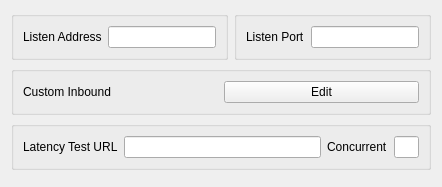
                    <widget class="QWidget" name="tab_1">
                        <attribute name="title">
                            <string>Common</string>
                        </attribute>
                        <layout class="QVBoxLayout" name="verticalLayout_2">
                            <item>
                                <layout class="QHBoxLayout" name="hlayout_l1">
                                    <item>
                                        <widget class="QGroupBox" name="horizontalGroupBox_3">
                                            <layout class="QHBoxLayout" name="horizontalLayout_19">
                                                <item>
                                                    <widget class="QLabel" name="label">
                                                        <property name="text">
                                                            <string>Listen Address</string>
                                                        </property>
                                                    </widget>
                                                </item>
                                                <item>
                                                    <widget class="QLineEdit" name="inbound_address"/>
                                                </item>
                                            </layout>
                                        </widget>
                                    </item>
                                    <item>
                                        <widget class="QGroupBox" name="horizontalGroupBox_2">
                                            <layout class="QHBoxLayout" name="horizontalLayout_13">
                                                <item>
                                                    <widget class="QLabel" name="inbound_socks_port_l">
                                                        <property name="toolTip">
                                                            <string>&lt;html&gt;&lt;head/&gt;&lt;body&gt;&lt;p&gt;Socks
                                                                + HTTP Proxy&lt;/p&gt;&lt;/body&gt;&lt;/html&gt;
                                                            </string>
                                                        </property>
                                                        <property name="text">
                                                            <string>Listen Port</string>
                                                        </property>
                                                    </widget>
                                                </item>
                                                <item>
                                                    <widget class="QLineEdit" name="inbound_socks_port">
                                                        <property name="sizePolicy">
                                                            <sizepolicy hsizetype="Preferred" vsizetype="Fixed">
                                                                <horstretch>0</horstretch>
                                                                <verstretch>0</verstretch>
                                                            </sizepolicy>
                                                        </property>
                                                    </widget>
                                                </item>
                                            </layout>
                                        </widget>
                                    </item>
                                </layout>
                            </item>
                            <item>
                                <layout class="QHBoxLayout" name="hlayout_l2">
                                    <item>
                                        <widget class="QGroupBox" name="groupbox_custom_inbound">
                                            <layout class="QHBoxLayout" name="horizontalLayout_10">
                                                <item>
                                                    <widget class="QLabel" name="label_11">
                                                        <property name="text">
                                                            <string>Custom Inbound</string>
                                                        </property>
                                                    </widget>
                                                </item>
                                                <item>
                                                    <widget class="QPushButton" name="custom_inbound_edit">
                                                        <property name="text">
                                                            <string>Edit</string>
                                                        </property>
                                                    </widget>
                                                </item>
                                            </layout>
                                        </widget>
                                    </item>
                                </layout>
                            </item>
                            <item>
                                <widget class="QGroupBox" name="groupBox1">
                                    <layout class="QHBoxLayout" name="horizontalLayout_9" stretch="0,8,1,1">
                                        <item>
                                            <widget class="QLabel" name="label_13">
                                                <property name="text">
                                                    <string>Latency Test URL</string>
                                                </property>
                                            </widget>
                                        </item>
                                        <item>
                                            <widget class="QLineEdit" name="test_latency_url"/>
                                        </item>
                                        <item>
                                            <widget class="QLabel" name="label_14">
                                                <property name="text">
                                                    <string>Concurrent</string>
                                                </property>
                                            </widget>
                                        </item>
                                        <item>
                                            <widget class="QLineEdit" name="test_concurrent"/>
                                        </item>
                                    </layout>
                                </widget>
                            </item>
                            <item>
                                <widget class="QWidget" name="horizontalWidget_1" native="true">
                                    <property name="sizePolicy">
                                        <sizepolicy hsizetype="Preferred" vsizetype="Maximum">
                                            <horstretch>0</horstretch>
                                            <verstretch>0</verstretch>
                                        </sizepolicy>
                                    </property>
                                    <layout class="QHBoxLayout" name="horizontalLayout_2">
                                        <property name="leftMargin">
                                            <number>0</number>
                                        </property>
                                        <property name="topMargin">
                                            <number>0</number>
                                        </property>
                                        <property name="rightMargin">
                                            <number>0</number>
                                        </property>
                                        <property name="bottomMargin">
                                            <number>0</number>
                                        </property>
                                    </layout>
                                </widget>
                            </item>
                        </layout>
                    </widget>
